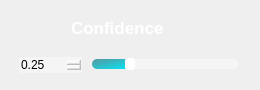
                 <widget class="QFrame" name="Conf_QF">
                  <property name="minimumSize">
                   <size>
                    <width>260</width>
                    <height>90</height>
                   </size>
                  </property>
                  <property name="maximumSize">
                   <size>
                    <width>260</width>
                    <height>90</height>
                   </size>
                  </property>
                  <property name="styleSheet">
                   <string notr="true">QFrame#Conf_QF{
border:2px solid rgba(255, 255, 255, 70);
border-radius:15px;
}</string>
                  </property>
                  <layout class="QVBoxLayout" name="verticalLayout_18">
                   <item>
                    <widget class="QPushButton" name="ToggleBotton_3">
                     <property name="sizePolicy">
                      <sizepolicy hsizetype="Expanding" vsizetype="Fixed">
                       <horstretch>0</horstretch>
                       <verstretch>0</verstretch>
                      </sizepolicy>
                     </property>
                     <property name="minimumSize">
                      <size>
                       <width>0</width>
                       <height>30</height>
                      </size>
                     </property>
                     <property name="maximumSize">
                      <size>
                       <width>16777215</width>
                       <height>30</height>
                      </size>
                     </property>
                     <property name="font">
                      <font>
                       <family>Nirmala UI</family>
                       <pointsize>13</pointsize>
                       <italic>false</italic>
                       <bold>true</bold>
                      </font>
                     </property>
                     <property name="cursor">
                      <cursorShape>ArrowCursor</cursorShape>
                     </property>
                     <property name="mouseTracking">
                      <bool>true</bool>
                     </property>
                     <property name="focusPolicy">
                      <enum>Qt::StrongFocus</enum>
                     </property>
                     <property name="contextMenuPolicy">
                      <enum>Qt::DefaultContextMenu</enum>
                     </property>
                     <property name="layoutDirection">
                      <enum>Qt::LeftToRight</enum>
                     </property>
                     <property name="autoFillBackground">
                      <bool>false</bool>
                     </property>
                     <property name="styleSheet">
                      <string notr="true">QPushButton{
background-image: url(:/setting /images/newsize/conf.png);
background-repeat: no-repeat;
background-position: left center;
border: none;
border-left: 20px solid transparent;

text-align: left;
padding-left: 40px;
padding-bottom: 4px;
color: white;
font: 700 13pt &quot;Nirmala UI&quot;;
}</string>
                     </property>
                     <property name="text">
                      <string>Confidence</string>
                     </property>
                     <property name="autoDefault">
                      <bool>false</bool>
                     </property>
                     <property name="default">
                      <bool>false</bool>
                     </property>
                     <property name="flat">
                      <bool>false</bool>
                     </property>
                    </widget>
                   </item>
                   <item>
                    <widget class="QFrame" name="frame">
                     <property name="sizePolicy">
                      <sizepolicy hsizetype="Preferred" vsizetype="Preferred">
                       <horstretch>0</horstretch>
                       <verstretch>0</verstretch>
                      </sizepolicy>
                     </property>
                     <property name="minimumSize">
                      <size>
                       <width>0</width>
                       <height>20</height>
                      </size>
                     </property>
                     <property name="maximumSize">
                      <size>
                       <width>16777215</width>
                       <height>20</height>
                      </size>
                     </property>
                     <layout class="QHBoxLayout" name="horizontalLayout_17" stretch="3,7">
                      <property name="spacing">
                       <number>10</number>
                      </property>
                      <property name="leftMargin">
                       <number>8</number>
                      </property>
                      <property name="topMargin">
                       <number>0</number>
                      </property>
                      <property name="rightMargin">
                       <number>10</number>
                      </property>
                      <property name="bottomMargin">
                       <number>0</number>
                      </property>
                      <item>
                       <widget class="QDoubleSpinBox" name="conf_spinbox">
                        <property name="cursor">
                         <cursorShape>PointingHandCursor</cursorShape>
                        </property>
                        <property name="styleSheet">
                         <string notr="true">QDoubleSpinBox {
border: 0px solid lightgray;
border-radius: 2px;
background-color: rgba(255,255,255,90);
font: 600 9pt &quot;Segoe UI&quot;;
}
        
QDoubleSpinBox::up-button {
width: 10px;
height: 9px;
margin: 0px 3px 0px 0px;
border-image: url(:/setting /images/newsize/box_up.png);
}
QDoubleSpinBox::up-button:pressed {
margin-top: 1px;
}
            
QDoubleSpinBox::down-button {
width: 10px;
height: 9px;
margin: 0px 3px 0px 0px;
border-image: url(:/setting /images/newsize/box_down.png);
}
QDoubleSpinBox::down-button:pressed {
margin-bottom: 1px;
}</string>
                        </property>
                        <property name="minimum">
                         <double>0.010000000000000</double>
                        </property>
                        <property name="maximum">
                         <double>1.000000000000000</double>
                        </property>
                        <property name="singleStep">
                         <double>0.050000000000000</double>
                        </property>
                        <property name="value">
                         <double>0.250000000000000</double>
                        </property>
                       </widget>
                      </item>
                      <item>
                       <widget class="QSlider" name="conf_slider">
                        <property name="cursor">
                         <cursorShape>PointingHandCursor</cursorShape>
                        </property>
                        <property name="styleSheet">
                         <string notr="true">QSlider::groove:horizontal {
border: none;
height: 10px;
background-color: rgba(255,255,255,90);
border-radius: 5px;
}

QSlider::handle:horizontal {
width: 10px;
margin: -1px 0px -1px 0px;
border-radius: 3px;
background-color: white;
}

QSlider::sub-page:horizontal {
background-color: qlineargradient(x1:0, y1:0, x2:1, y2:1, stop:0 #59969b, stop:1 #04e7fa);
border-radius: 5px;
}</string>
                        </property>
                        <property name="minimum">
                         <number>1</number>
                        </property>
                        <property name="maximum">
                         <number>100</number>
                        </property>
                        <property name="value">
                         <number>25</number>
                        </property>
                        <property name="orientation">
                         <enum>Qt::Horizontal</enum>
                        </property>
                       </widget>
                      </item>
                     </layout>
                    </widget>
                   </item>
                  </layout>
                 </widget>
